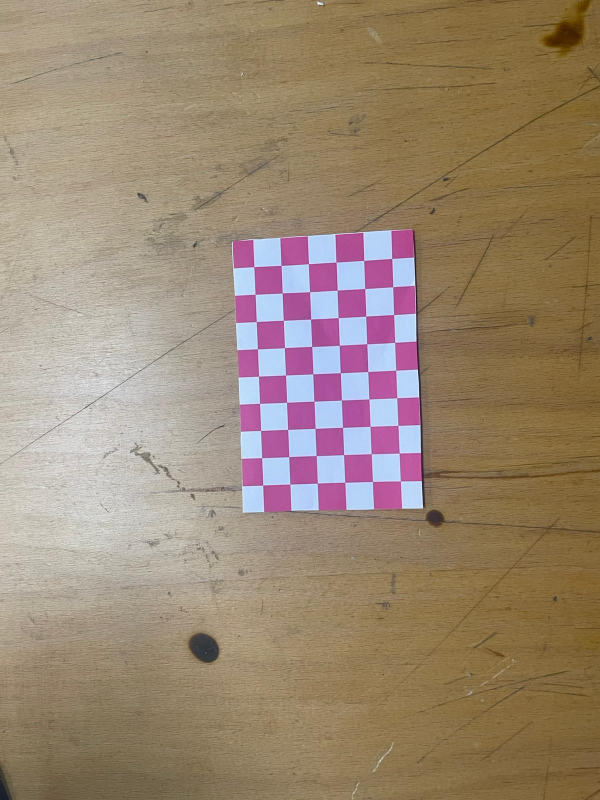
#> input picture calib_images/1.jpg, 1200 x 1600 px (shown at 1/2 size); its folder holds only this picture in this run
$ python camera_calibration.py
#> lines starting #> are read from the running program, lines starting #| are printed output that depends on the picture; after the words box and inside, x2 and y2 are one past the last pixel; in counts of white or black regions, pixels touching at a corner belong together
import cv2
import numpy as np
import glob

# Satranç tahtası iç köşe sayısı (yatay, dikey)
chessboard_size = (9, 6)  # 9 yatay, 6 dikey iç köşe
frame_size = (320, 240)   # Kullanacağınız çözünürlük

objp = np.zeros((chessboard_size[0]*chessboard_size[1], 3), np.float32)
objp[:, :2] = np.mgrid[0:chessboard_size[0], 0:chessboard_size[1]].T.reshape(-1, 2)

objpoints = []
imgpoints = []

images = glob.glob('calib_images/*.jpg')

print(f"{len(images)} adet fotoğraf bulundu. Köşe tespiti başlıyor...")

for fname in images:
    img = cv2.imread(fname)
#> img is the input picture: shape (1600, 1200, 3); mean B, G, R 114.2, 135.3, 154.8
    gray = cv2.cvtColor(img, cv2.COLOR_BGR2GRAY)
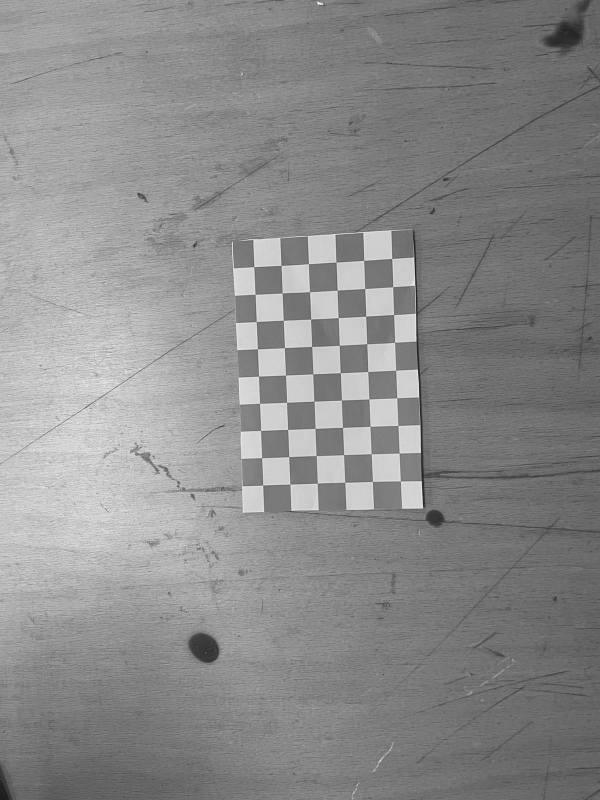
#> gray: shape (1600, 1200) (shown at 1/2 size); min 16, max 254, mean 138.7
    ret, corners = cv2.findChessboardCorners(gray, chessboard_size, None)
#> ret = True; corners = 54 rows, first 8: [784, 517.4], [786, 574.1], [787.7, 629.6], [789.8, 685.3], [791.7, 740.8], [794.2, 796.4], [796.5, 851.1], [798.6, 906.6]
    if ret:
        objpoints.append(objp)
        imgpoints.append(corners)
        cv2.drawChessboardCorners(img, chessboard_size, corners, ret)
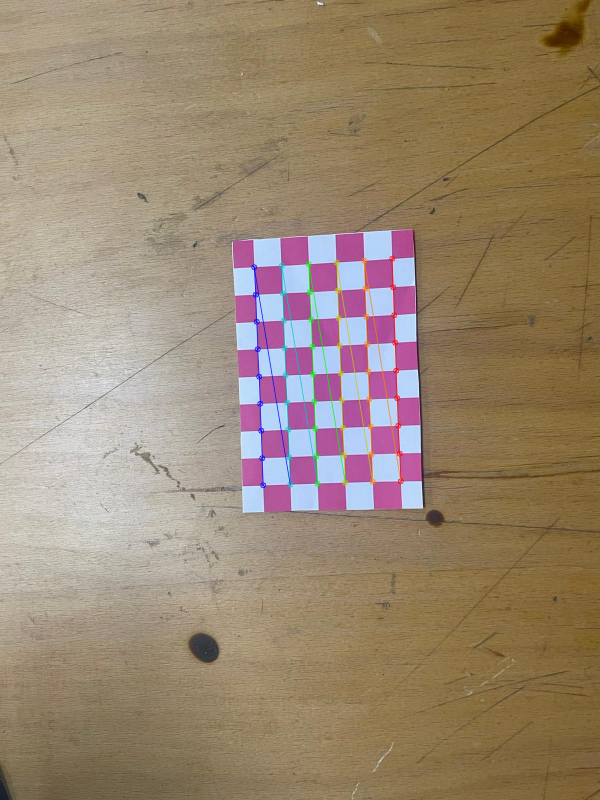
#> img: shape (1600, 1200, 3) (shown at 1/2 size); 0.98% of pixels changed, all inside (x1, y1, x2, y2) = (502, 511, 808, 977)
        cv2.imshow('img', img)
        cv2.waitKey(100)
    else:
        print(f"Köşe bulunamadı: {fname}")
cv2.destroyAllWindows()

if len(objpoints) < 10:
    print("UYARI: Yeterli sayıda başarılı köşe tespiti yok! Daha fazla ve farklı açılardan fotoğraf çekin.")
else:
    ret, mtx, dist, rvecs, tvecs = cv2.calibrateCamera(objpoints, imgpoints, frame_size, None, None)
    np.savez('calib.npz', mtx=mtx, dist=dist)
    print("Kamera kalibrasyon dosyası kaydedildi: calib.npz")
    print("Kullanılacak matris:")
    print(mtx)
    print("Distorsiyon katsayıları:")
    print(dist)

$ run again, on calib_images/13.jpg
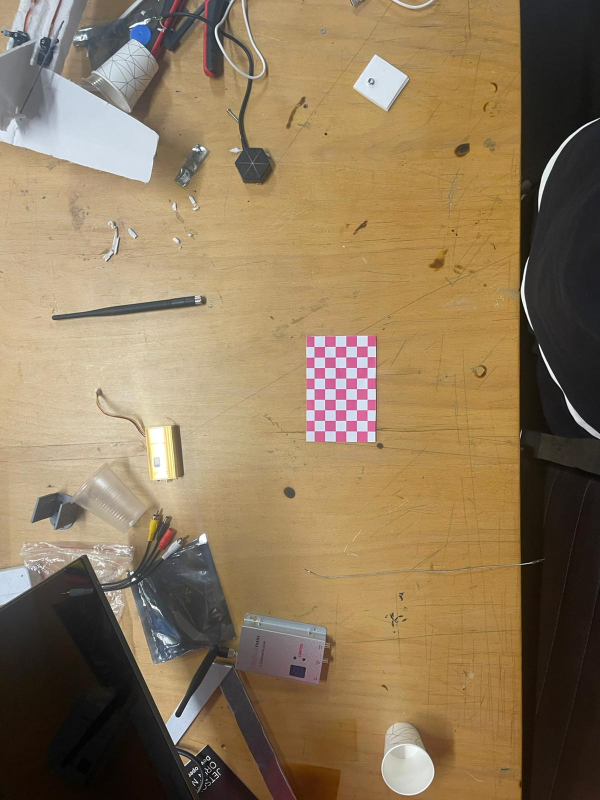
#> input picture calib_images/13.jpg, 1200 x 1600 px (shown at 1/2 size)
#> img is the input picture: shape (1600, 1200, 3); mean B, G, R 90.3, 120.8, 142.1
#> `gray = cv2.cvtColor(img, cv2.COLOR_BGR2GRAY)`:
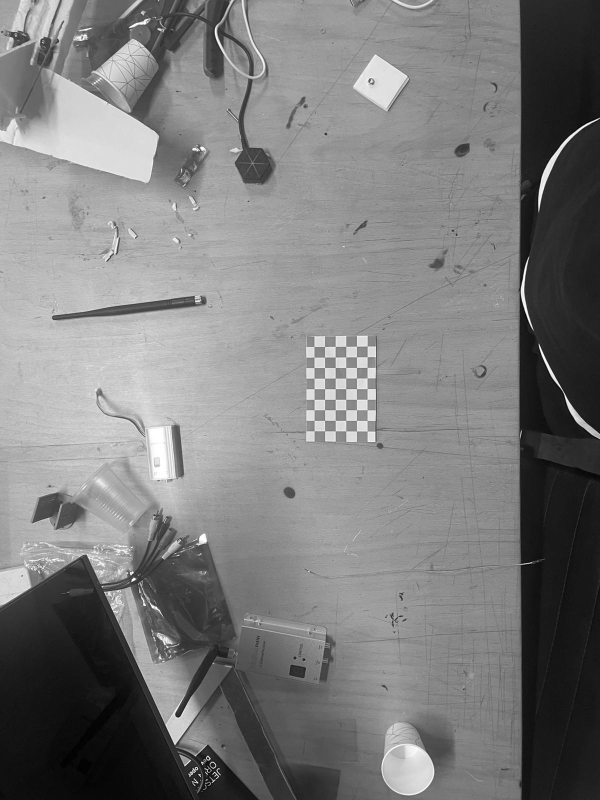
#> gray: shape (1600, 1200) (shown at 1/2 size); min 0, max 255, mean 123.7
#> ret = True; corners = 54 rows, first 8: [734.7, 692.6], [734.8, 714], [734.8, 735.2], [734.4, 756.4], [734.7, 777.8], [734.7, 799.2], [734.5, 820.2], [734.7, 841.4]
#> `cv2.drawChessboardCorners(img, chessboard_size, corners, ret)`:
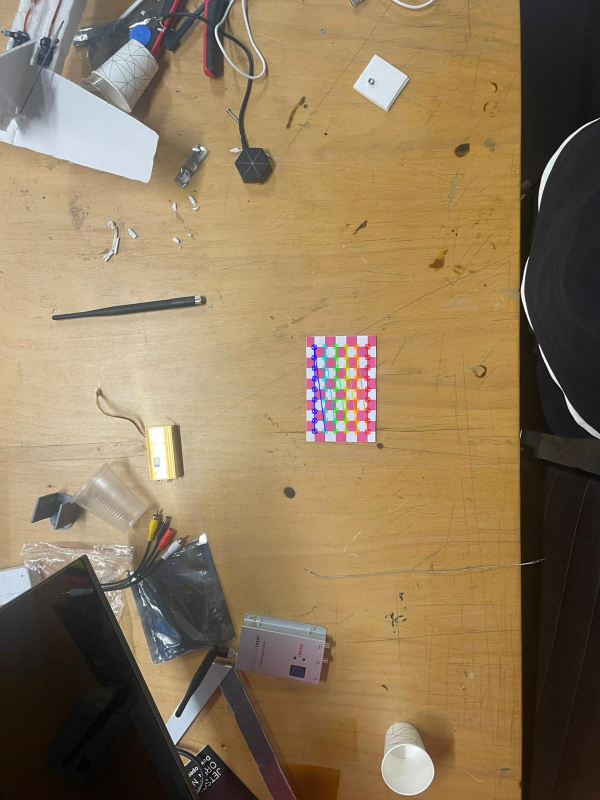
#> img: shape (1600, 1200, 3) (shown at 1/2 size); 0.49% of pixels changed, all inside (x1, y1, x2, y2) = (622, 687, 742, 870)

$ run again, on calib_images/14.jpg
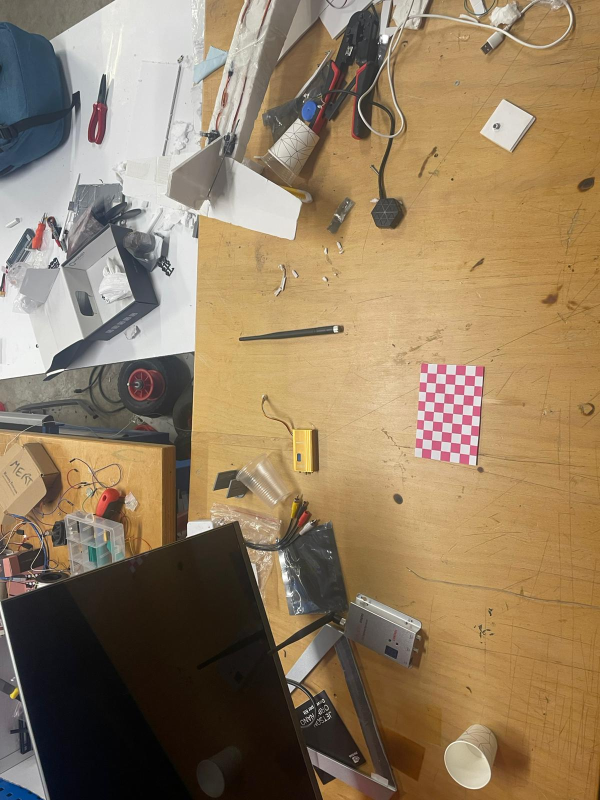
#> input picture calib_images/14.jpg, 1200 x 1600 px (shown at 1/2 size)
#> img is the input picture: shape (1600, 1200, 3); mean B, G, R 97.1, 125.5, 146.8
#> `gray = cv2.cvtColor(img, cv2.COLOR_BGR2GRAY)`:
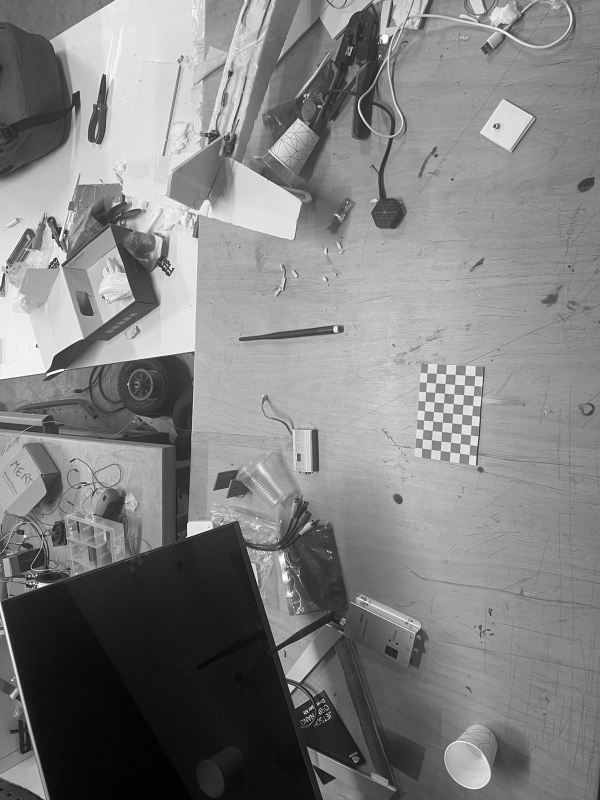
#> gray: shape (1600, 1200) (shown at 1/2 size); min 0, max 255, mean 128.6
#> ret = True; corners = 54 rows, first 8: [950, 751.6], [948.5, 771.6], [947.3, 791.5], [945.6, 811.1], [944.1, 831.5], [942.7, 850.8], [941.3, 870.3], [940, 890]
#> `cv2.drawChessboardCorners(img, chessboard_size, corners, ret)`:
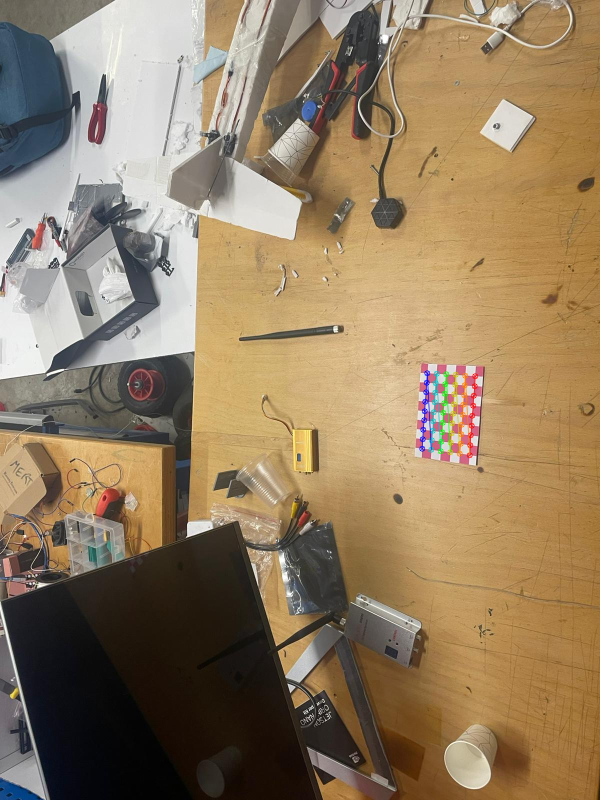
#> img: shape (1600, 1200, 3) (shown at 1/2 size); 0.47% of pixels changed, all inside (x1, y1, x2, y2) = (838, 740, 957, 917)

$ run again, on calib_images/15.jpg
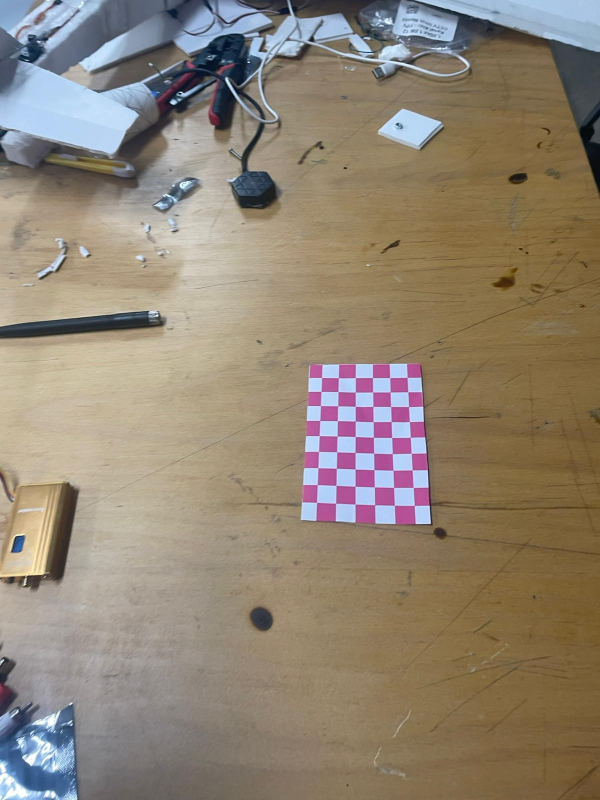
#> input picture calib_images/15.jpg, 1200 x 1600 px (shown at 1/2 size)
#> img is the input picture: shape (1600, 1200, 3); mean B, G, R 115.2, 131.8, 144.4
#> `gray = cv2.cvtColor(img, cv2.COLOR_BGR2GRAY)`:
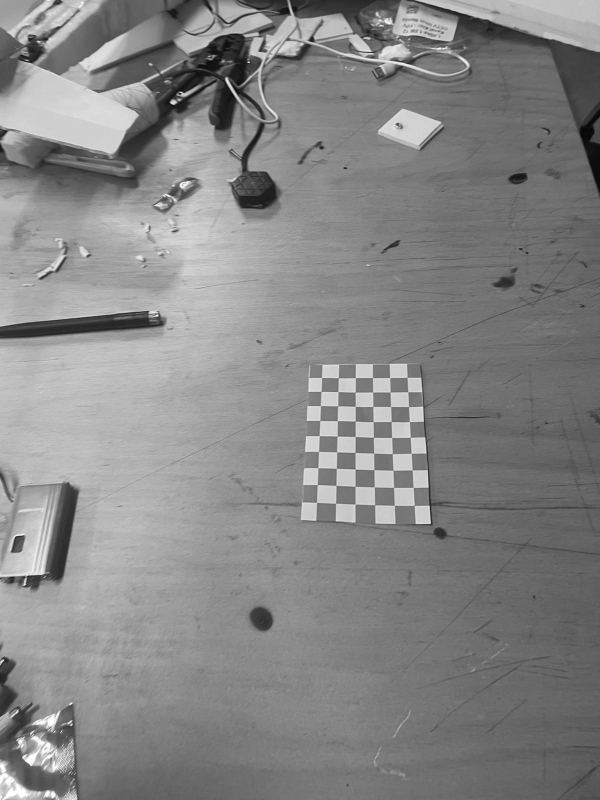
#> gray: shape (1600, 1200) (shown at 1/2 size); min 2, max 255, mean 133.7
#> ret = False; corners = None

$ run again, on calib_images/10.jpg
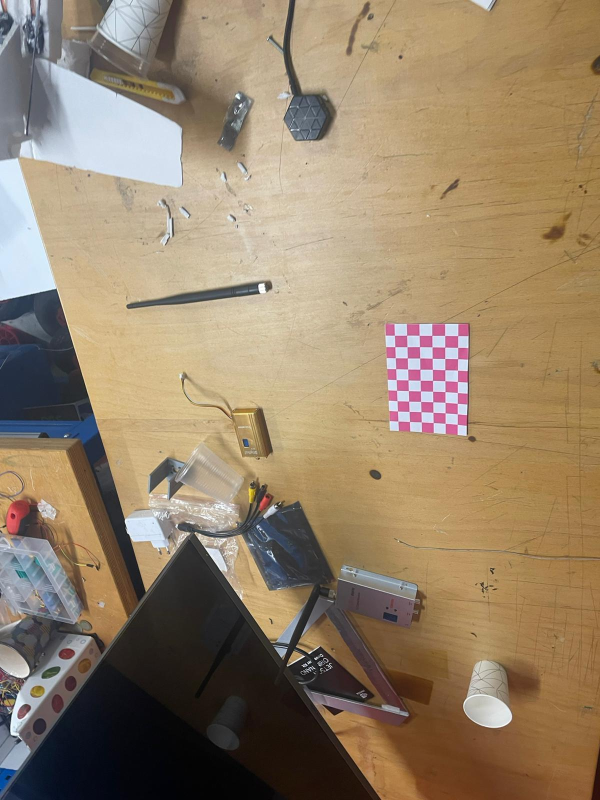
#> input picture calib_images/10.jpg, 1200 x 1600 px (shown at 1/2 size)
#> img is the input picture: shape (1600, 1200, 3); mean B, G, R 104.9, 129.8, 149
#> `gray = cv2.cvtColor(img, cv2.COLOR_BGR2GRAY)`:
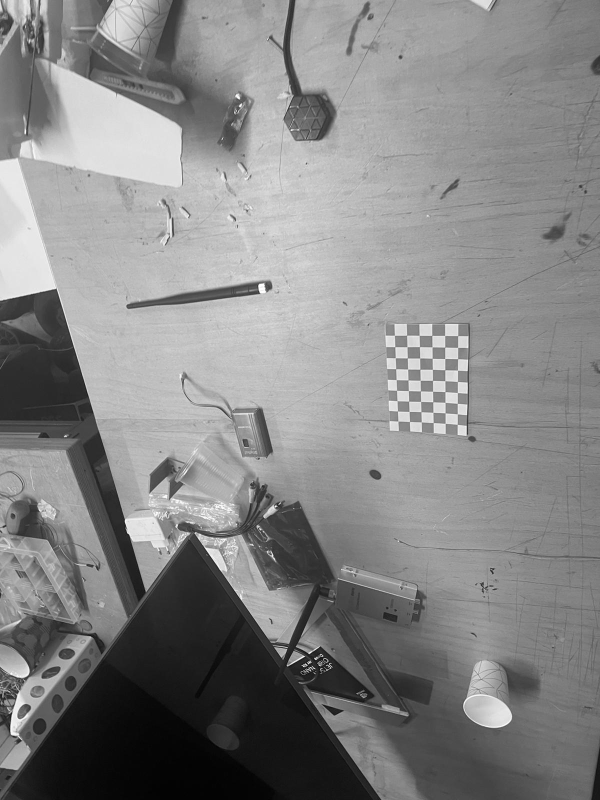
#> gray: shape (1600, 1200) (shown at 1/2 size); min 0, max 255, mean 132.7
#> ret = True; corners = 54 rows, first 8: [912, 675], [915.7, 695.3], [915.8, 717.9], [913, 736], [911, 766], [915.3, 785.6], [914.9, 807.5], [914.9, 828.2]
#> `cv2.drawChessboardCorners(img, chessboard_size, corners, ret)`:
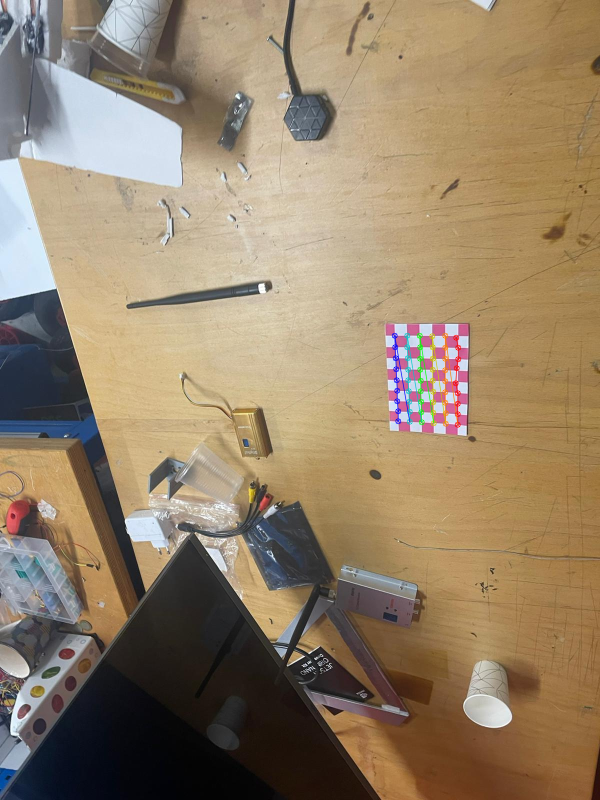
#> img: shape (1600, 1200, 3) (shown at 1/2 size); 0.51% of pixels changed, all inside (x1, y1, x2, y2) = (783, 665, 923, 856)
